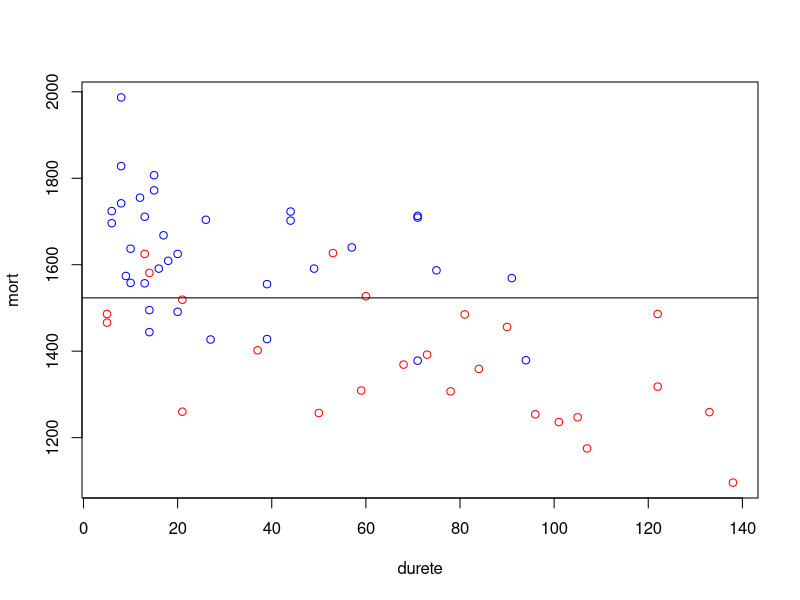
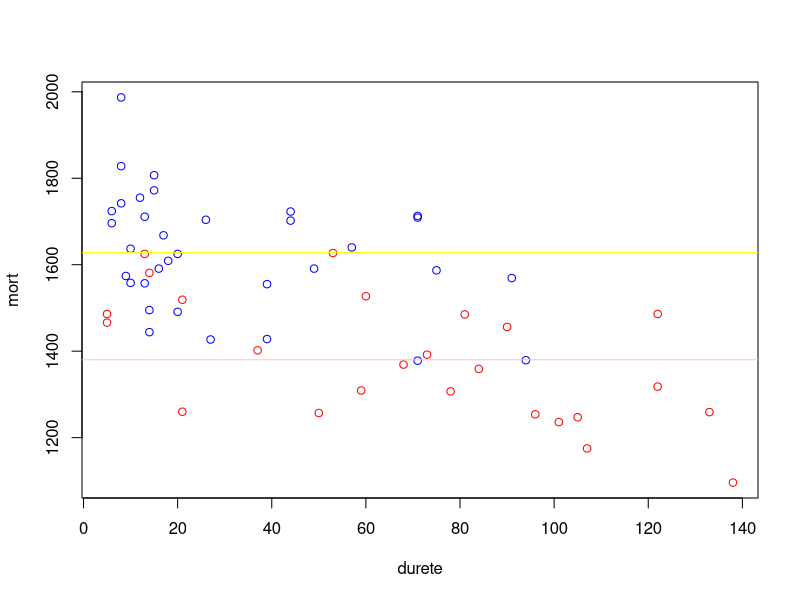

Here is the R script that generated these plots, in order:
####  Plusieurs variables qualitatives :

setwd('/home/jchan/Documents/Mathematiques/Statistique/Qualitatif/Exercice_5')



# Chargement des donnees

# entrer le separateur + header + separateur decimal
data = read.table('dure.txt',sep='\t',h=T,dec='.') 

# etude la dureté de l'eau et le nombre de décès sur plusieurs années.

# Traitement
ville = data$ville 
mort = data$mort 
durete = data$durete
geo = data$geo

# Representation :

plot(mort~durete,type='n')
points(mort~durete,subset=geo=='N',col='blue')
points(mort~durete,subset=geo=='S',col='red')

# Il semble y avoir une décroissance de mort en fonction de la dureté de l'eau

#~~~~~~~~~~~~~~~~~~~~~~~~~~~~~~~~~~
#-- Modele basique
#~~~~~~~~~~~~~~~~~~~~~~~~~~~~~~~~~~

lm0=lm(mort~1)

summary(lm0)


#Coefficients:
#            Estimate Std. Error t value Pr(>|t|)    
#(Intercept)  1523.29      24.09   63.23   <2e-16 *** -> nombre moyen de morts


abline(h=coefficients(lm0))

#~~~~~~~~~~~~~~~~~~~~~~~~~~~~~~~~~~
#-- Modele 1
#~~~~~~~~~~~~~~~~~~~~~~~~~~~~~~~~~~

lm1 = lm(mort~durete)

summary(lm1)

#Coefficients:
#             Estimate Std. Error t value Pr(>|t|)    
#(Intercept) 1670.3613    29.6628  56.312  < 2e-16 *** -> mortalité pour une dureté nulle
#durete        -3.1146     0.4896  -6.362 3.65e-08 *** il y a effet de la durete sur la mortalite


#~~~~~~~~~~~~~~~~~~~~~~~~~~~~~~~~~~
#-- Modele 2
#~~~~~~~~~~~~~~~~~~~~~~~~~~~~~~~~~~

fgeo = as.factor(geo)
lm2 = lm(mort~fgeo)

summary(lm2)

#Coefficients:
#            Estimate Std. Error t value Pr(>|t|)    
#(Intercept)  1628.71      23.77  68.530  < 2e-16 *** -> mortalité prédite pour le nord
#fgeoS        -248.79      36.51  -6.814 6.49e-09 *** -> différence de mortalité entre Sud et Nord (significatif !)

plot(mort~durete,type='n')
points(mort~durete,subset=geo=='N',col='blue')
points(mort~durete,subset=geo=='S',col='red')
abline(h = 1628,col='yellow')
abline(h=1380,col='pink')


#~~~~~~~~~~~~~~~~~~~~~~~~~~~~~~~~~~
#-- Modele 3
#~~~~~~~~~~~~~~~~~~~~~~~~~~~~~~~~~~

lm3 = lm(mort~fgeo+durete)
# mu = b0 + b1*I[S] + b2*durete

summary(lm3)

#Coefficients:
#             Estimate Std. Error t value Pr(>|t|)    
#(Intercept) 1690.1797    25.8496  65.385  < 2e-16 *** -> 
#fgeoS       -172.0338    37.3655  -4.604 2.43e-05 *** -> b1 : différence de mortalite entre S et N à durete comparable (significatif)
#durete        -1.9906     0.4864  -4.092 0.000138 *** -> b2 : pente entre mortalite et durete à localisation geo comparable

# A durete comparable, il y a plus de mortalite au nord qu'au sud.

### Comparaison : entre modele 1 et 3 : si la localisation a un effet sur la durete
#   Comparaison : entre modele 2 et 3 :si la durete a un effet  sur la localisation

#~~~~~~~~~~~~~~~~~~~~~~~~~~~~~~~~~~
#-- Modele 4 : Interacion
#~~~~~~~~~~~~~~~~~~~~~~~~~~~~~~~~~~


lm4 = lm(mort~fgeo*durete)
# mu = b0 + b1*I[S] + b2*durete + gamma*I[S]*durete

summary(lm4)

#Coefficients:
#              Estimate Std. Error t value Pr(>|t|)    
#(Intercept)  1685.2890    32.9582  51.134  < 2e-16 ***
#fgeoS        -160.9365    59.2759  -2.715  0.00884 ** -> diférence mortalite entre S et N quand durete nulle
#durete         -1.8322     0.8167  -2.243  0.02891 *  -> pente durete pour N
#fgeoS:durete   -0.2477     1.0215  -0.243  0.80927    -> gamma différence de pente de durete entre S et N (non significatif)

# A localisation géographique différente l'effet de la durete est le même. il n'y a donc pas d'interaction, on garde le modele 3
# Si on pose gamma = 0 on retombe sur le modele 3, ils sont donc emboités ( 3 & 4 )

### Comparaison :

anova(lm3,lm4)










